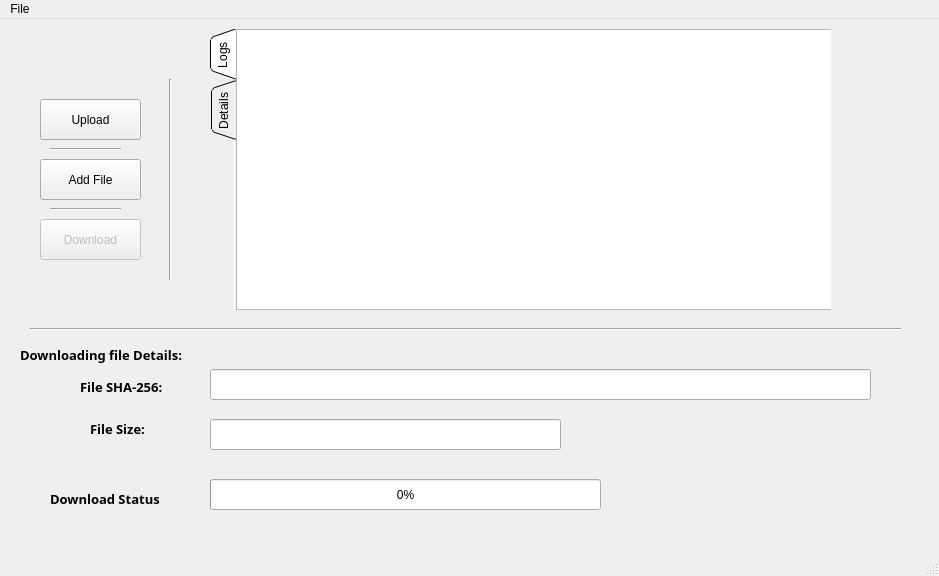
<?xml version="1.0" encoding="UTF-8"?>
<ui version="4.0">
 <class>MainWindow</class>
 <widget class="QMainWindow" name="MainWindow">
  <property name="windowModality">
   <enum>Qt::WindowModal</enum>
  </property>
  <property name="geometry">
   <rect>
    <x>0</x>
    <y>0</y>
    <width>939</width>
    <height>576</height>
   </rect>
  </property>
  <property name="windowTitle">
   <string>MainWindow</string>
  </property>
  <property name="autoFillBackground">
   <bool>true</bool>
  </property>
  <property name="dockNestingEnabled">
   <bool>false</bool>
  </property>
  <widget class="QWidget" name="centralwidget">
   <widget class="QPushButton" name="addButton">
    <property name="geometry">
     <rect>
      <x>40</x>
      <y>140</y>
      <width>101</width>
      <height>41</height>
     </rect>
    </property>
    <property name="toolTip">
     <string>Add file to download</string>
    </property>
    <property name="text">
     <string>Add File</string>
    </property>
   </widget>
   <widget class="QPushButton" name="upButton">
    <property name="geometry">
     <rect>
      <x>40</x>
      <y>80</y>
      <width>101</width>
      <height>41</height>
     </rect>
    </property>
    <property name="toolTip">
     <string>Upload file details to server</string>
    </property>
    <property name="text">
     <string>Upload</string>
    </property>
   </widget>
   <widget class="QPushButton" name="dwbutton">
    <property name="enabled">
     <bool>false</bool>
    </property>
    <property name="geometry">
     <rect>
      <x>40</x>
      <y>200</y>
      <width>101</width>
      <height>41</height>
     </rect>
    </property>
    <property name="toolTip">
     <string>Start downloading</string>
    </property>
    <property name="text">
     <string>Download</string>
    </property>
   </widget>
   <widget class="Line" name="line_2">
    <property name="geometry">
     <rect>
      <x>160</x>
      <y>60</y>
      <width>20</width>
      <height>201</height>
     </rect>
    </property>
    <property name="orientation">
     <enum>Qt::Vertical</enum>
    </property>
   </widget>
   <widget class="Line" name="line_3">
    <property name="geometry">
     <rect>
      <x>50</x>
      <y>120</y>
      <width>71</width>
      <height>20</height>
     </rect>
    </property>
    <property name="orientation">
     <enum>Qt::Horizontal</enum>
    </property>
   </widget>
   <widget class="Line" name="line_4">
    <property name="geometry">
     <rect>
      <x>50</x>
      <y>180</y>
      <width>71</width>
      <height>20</height>
     </rect>
    </property>
    <property name="orientation">
     <enum>Qt::Horizontal</enum>
    </property>
   </widget>
   <widget class="Line" name="line_5">
    <property name="geometry">
     <rect>
      <x>30</x>
      <y>300</y>
      <width>871</width>
      <height>20</height>
     </rect>
    </property>
    <property name="orientation">
     <enum>Qt::Horizontal</enum>
    </property>
   </widget>
   <widget class="QTabWidget" name="detail_tab">
    <property name="geometry">
     <rect>
      <x>210</x>
      <y>10</y>
      <width>621</width>
      <height>281</height>
     </rect>
    </property>
    <property name="tabPosition">
     <enum>QTabWidget::West</enum>
    </property>
    <property name="tabShape">
     <enum>QTabWidget::Triangular</enum>
    </property>
    <property name="currentIndex">
     <number>0</number>
    </property>
    <property name="elideMode">
     <enum>Qt::ElideNone</enum>
    </property>
    <property name="documentMode">
     <bool>true</bool>
    </property>
    <widget class="QWidget" name="log_tab">
     <attribute name="title">
      <string>Logs</string>
     </attribute>
     <widget class="QTextEdit" name="LogText">
      <property name="geometry">
       <rect>
        <x>0</x>
        <y>0</y>
        <width>601</width>
        <height>281</height>
       </rect>
      </property>
      <property name="font">
       <font>
        <family>Lato Black</family>
        <pointsize>10</pointsize>
        <weight>75</weight>
        <bold>true</bold>
       </font>
      </property>
      <property name="autoFillBackground">
       <bool>true</bool>
      </property>
      <property name="readOnly">
       <bool>true</bool>
      </property>
      <property name="html">
       <string>&lt;!DOCTYPE HTML PUBLIC &quot;-//W3C//DTD HTML 4.0//EN&quot; &quot;http://www.w3.org/TR/REC-html40/strict.dtd&quot;&gt;
&lt;html&gt;&lt;head&gt;&lt;meta name=&quot;qrichtext&quot; content=&quot;1&quot; /&gt;&lt;style type=&quot;text/css&quot;&gt;
p, li { white-space: pre-wrap; }
&lt;/style&gt;&lt;/head&gt;&lt;body style=&quot; font-family:'Lato Black'; font-size:10pt; font-weight:600; font-style:normal;&quot;&gt;
&lt;p style=&quot;-qt-paragraph-type:empty; margin-top:0px; margin-bottom:0px; margin-left:0px; margin-right:0px; -qt-block-indent:0; text-indent:0px; font-size:18pt;&quot;&gt;&lt;br /&gt;&lt;/p&gt;&lt;/body&gt;&lt;/html&gt;</string>
      </property>
     </widget>
    </widget>
    <widget class="QWidget" name="tab_2">
     <attribute name="title">
      <string>Details</string>
     </attribute>
     <widget class="QTextEdit" name="detText">
      <property name="geometry">
       <rect>
        <x>0</x>
        <y>0</y>
        <width>601</width>
        <height>281</height>
       </rect>
      </property>
      <property name="font">
       <font>
        <family>Lato Black</family>
        <pointsize>10</pointsize>
        <weight>75</weight>
        <bold>true</bold>
       </font>
      </property>
      <property name="layoutDirection">
       <enum>Qt::LeftToRight</enum>
      </property>
      <property name="autoFillBackground">
       <bool>true</bool>
      </property>
      <property name="readOnly">
       <bool>true</bool>
      </property>
      <property name="html">
       <string>&lt;!DOCTYPE HTML PUBLIC &quot;-//W3C//DTD HTML 4.0//EN&quot; &quot;http://www.w3.org/TR/REC-html40/strict.dtd&quot;&gt;
&lt;html&gt;&lt;head&gt;&lt;meta name=&quot;qrichtext&quot; content=&quot;1&quot; /&gt;&lt;style type=&quot;text/css&quot;&gt;
p, li { white-space: pre-wrap; }
&lt;/style&gt;&lt;/head&gt;&lt;body style=&quot; font-family:'Lato Black'; font-size:10pt; font-weight:600; font-style:normal;&quot;&gt;
&lt;p style=&quot;-qt-paragraph-type:empty; margin-top:0px; margin-bottom:0px; margin-left:0px; margin-right:0px; -qt-block-indent:0; text-indent:0px; font-family:'MS Shell Dlg 2'; font-size:7.8pt; font-weight:400;&quot;&gt;&lt;br /&gt;&lt;/p&gt;&lt;/body&gt;&lt;/html&gt;</string>
      </property>
     </widget>
    </widget>
   </widget>
   <widget class="QLabel" name="label_2">
    <property name="geometry">
     <rect>
      <x>20</x>
      <y>320</y>
      <width>221</width>
      <height>31</height>
     </rect>
    </property>
    <property name="font">
     <font>
      <family>Segoe UI Black</family>
      <pointsize>10</pointsize>
      <weight>75</weight>
      <bold>true</bold>
     </font>
    </property>
    <property name="text">
     <string>Downloading file Details: </string>
    </property>
   </widget>
   <widget class="QLabel" name="label_3">
    <property name="geometry">
     <rect>
      <x>80</x>
      <y>360</y>
      <width>111</width>
      <height>16</height>
     </rect>
    </property>
    <property name="font">
     <font>
      <family>Segoe UI Black</family>
      <pointsize>10</pointsize>
      <weight>75</weight>
      <bold>true</bold>
     </font>
    </property>
    <property name="text">
     <string>File SHA-256: </string>
    </property>
   </widget>
   <widget class="QLabel" name="label_4">
    <property name="geometry">
     <rect>
      <x>90</x>
      <y>400</y>
      <width>121</width>
      <height>20</height>
     </rect>
    </property>
    <property name="font">
     <font>
      <family>Segoe UI Black</family>
      <pointsize>10</pointsize>
      <weight>75</weight>
      <bold>true</bold>
     </font>
    </property>
    <property name="text">
     <string>File Size:</string>
    </property>
   </widget>
   <widget class="QLineEdit" name="file_sha">
    <property name="geometry">
     <rect>
      <x>210</x>
      <y>350</y>
      <width>661</width>
      <height>31</height>
     </rect>
    </property>
    <property name="font">
     <font>
      <family>Segoe UI Black</family>
      <pointsize>9</pointsize>
      <weight>75</weight>
      <bold>true</bold>
     </font>
    </property>
    <property name="cursor">
     <cursorShape>ArrowCursor</cursorShape>
    </property>
    <property name="text">
     <string/>
    </property>
    <property name="frame">
     <bool>true</bool>
    </property>
    <property name="readOnly">
     <bool>true</bool>
    </property>
   </widget>
   <widget class="QLineEdit" name="file_size">
    <property name="geometry">
     <rect>
      <x>210</x>
      <y>400</y>
      <width>351</width>
      <height>31</height>
     </rect>
    </property>
    <property name="font">
     <font>
      <family>Segoe UI Black</family>
      <pointsize>9</pointsize>
      <weight>75</weight>
      <bold>true</bold>
     </font>
    </property>
    <property name="cursor">
     <cursorShape>ArrowCursor</cursorShape>
    </property>
    <property name="text">
     <string/>
    </property>
    <property name="readOnly">
     <bool>true</bool>
    </property>
   </widget>
   <widget class="QProgressBar" name="progressBar">
    <property name="geometry">
     <rect>
      <x>210</x>
      <y>460</y>
      <width>391</width>
      <height>31</height>
     </rect>
    </property>
    <property name="toolTip">
     <string>Download Progress</string>
    </property>
    <property name="value">
     <number>0</number>
    </property>
   </widget>
   <widget class="QLabel" name="label_5">
    <property name="geometry">
     <rect>
      <x>50</x>
      <y>470</y>
      <width>151</width>
      <height>20</height>
     </rect>
    </property>
    <property name="font">
     <font>
      <family>Segoe UI Black</family>
      <pointsize>10</pointsize>
      <weight>75</weight>
      <bold>true</bold>
     </font>
    </property>
    <property name="text">
     <string>Download Status</string>
    </property>
   </widget>
  </widget>
  <widget class="QMenuBar" name="menubar">
   <property name="geometry">
    <rect>
     <x>0</x>
     <y>0</y>
     <width>939</width>
     <height>26</height>
    </rect>
   </property>
   <widget class="QMenu" name="menuFile">
    <property name="title">
     <string>File</string>
    </property>
    <addaction name="actionOption"/>
   </widget>
   <addaction name="menuFile"/>
  </widget>
  <widget class="QStatusBar" name="statusbar"/>
  <action name="actionOption">
   <property name="text">
    <string>Option</string>
   </property>
  </action>
 </widget>
 <resources/>
 <connections/>
</ui>
